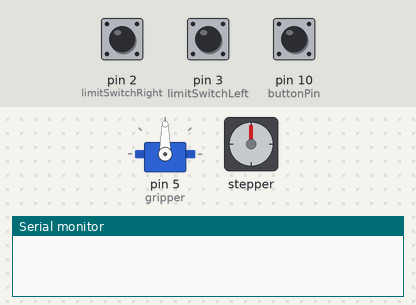
The sketch below on a simulated Arduino Uno, built with avr-gcc and run on an emulated ATmega328P. On the bench: servo, stepper motor, the last lines printed to the serial monitor. The inputs (shaded band) are chosen by the test bench; at power-on: pin 10 (buttonPin) HIGH, pin 2 (limitSwitchRight) HIGH, pin 3 (limitSwitchLeft) HIGH. Stepper angles assume 200 steps per turn.

Above: at 1.2 s.
1.3 s: pin 10 (buttonPin) pulled LOW for 0.15 s
At 4.45 s:
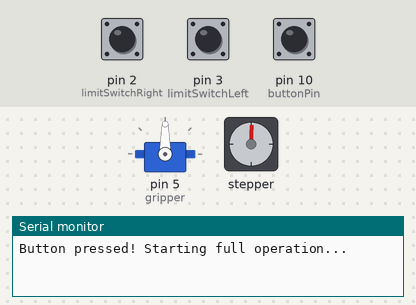
At 5.05 s:
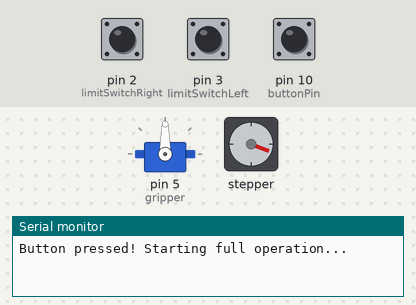
7.4 s: pin 10 (buttonPin) pulled LOW for 3.2 s
At 7.68 s:
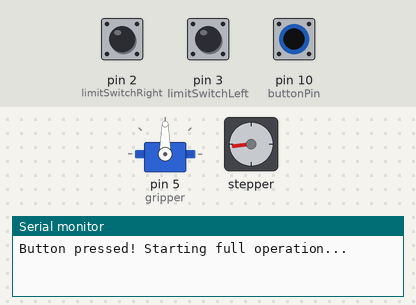
Timing chart, 0 to 18.5 s (numbered marks = the images above; inputs shaded):
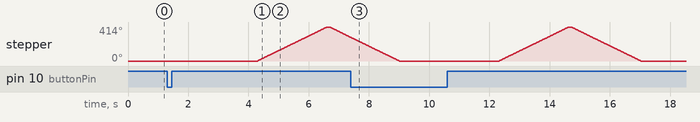

Measured:
- after the input at 1.3 s, stepper: turns 414° clockwise in 2.3 s, then 126° counter-clockwise in 0.69 s

The sketch:

FinalFullCNC.ino
```cpp
#include <Stepper.h>
#include <Servo.h>

// Define steps per revolution for the motors
#define STEPS_PER_REV 200

// Predefined positions for shelves and spice boxes
const int shelfPositions[] = {0, 700, 3900}; // Vertical positions (Home, Shelf 1, Shelf 2)
const int spiceBoxPositionsUpper[] = {0, 300, 650, 1050}; // Horizontal positions for upper shelf

// Stepper motor objects (6 motors with different pin assignments)

// Initialize the stepper library for two motors
Stepper motorRight(STEPS_PER_REV, 22, 23, 24, 25); // Motor 1 (Right) pins
Stepper motorLeft(STEPS_PER_REV, 28, 29, 30, 31);  // Motor 2 (Left) pins

Stepper stepper_telescopic(STEPS_PER_REV, 38, 39, 40, 41);
Stepper stepper_rotational(STEPS_PER_REV, 32, 33, 34, 35);
Stepper stepper_left_elevated(STEPS_PER_REV, 44, 45, 46, 47);
Stepper stepper_left_ground(STEPS_PER_REV, 50, 51, 52, 53);

// Limit switch pins
const int limitSwitchRight = 2;
const int limitSwitchLeft = 3;

// Flags to indicate when a limit switch is triggered
volatile bool rightMotorTriggered = false;
volatile bool leftMotorTriggered = false;

// Servo motor for the gripper
Servo gripper;

// Button pin
const int buttonPin = 10; // Connect your button to digital pin 10
int buttonState = 0; // Variable to store the button state

void setup() {

  // Set speed for both motors
  motorRight.setSpeed(80); // Set Motor 1 (Right) speed in RPM
  motorLeft.setSpeed(80);  // Set Motor 2 (Left) speed in RPM
  stepper_left_elevated.setSpeed(30); // Set Motor 5 speed in RPM
  stepper_telescopic.setSpeed(30);
  stepper_left_ground.setSpeed(30);
  stepper_rotational.setSpeed(30);
  // Attach servo motor
  gripper.attach(5); // Servo connected to pin 5

  // Set limit switches as input with pull-up resistors
  pinMode(limitSwitchRight, INPUT_PULLUP);
  pinMode(limitSwitchLeft, INPUT_PULLUP);
  pinMode(buttonPin, INPUT_PULLUP);

  // Attach interrupts to limit switches
  attachInterrupt(digitalPinToInterrupt(limitSwitchRight), rightSwitchISR, FALLING);
  attachInterrupt(digitalPinToInterrupt(limitSwitchLeft), leftSwitchISR, FALLING);

  // Initialize serial communication for debugging
  Serial.begin(9600);
}

void loop() {
  // Read the button state
  buttonState = digitalRead(buttonPin);

  if (buttonState == LOW) { // Button pressed (LOW if using INPUT_PULLUP)
    Serial.println("Button pressed! Starting full operation...");
    delay (3000);

    //do_all_things(2,3,1);
    stepper_rotational.step(230);
    delay(85);
    stepper_rotational.step(-230);
    // Small debounce delay to prevent re-triggering
    delay(300);
  }

  //gripperAction( 1);
}
void do_all_things(int shelf, int box ,int mode){
  //startgripperingSequence(shelf,box);
  //centerLeftelevated(box);
  //moveLeftGroundMotorground(1500);
  gripperAction( mode);


}
// Interrupt Service Routine for the right limit switch
void rightSwitchISR() {
  rightMotorTriggered = true;
}

// Interrupt Service Routine for the left limit switch
void leftSwitchISR() {
  leftMotorTriggered = true;
}

// Function to move both motors to their home positions
void homeBothMotors() {
  Serial.println("Homing both motors...");

  // Reset flags to ensure correct operation
  rightMotorTriggered = false;
  leftMotorTriggered = false;

  // Move motors until limit switches are triggered
  while (!rightMotorTriggered || !leftMotorTriggered) {
    if (!rightMotorTriggered) {
      motorRight.step(5); // Move Right motor CCW (toward home position)
    }
    if (!leftMotorTriggered) {
      motorLeft.step(5); // Move Left motor CCW (toward home position)
    }
    delay(10); // Small delay for smooth operation
  }
  Serial.println("Both motors homed.");
}

// Function to move both motors simultaneously
void moveTogether(int steps, bool up) {
  Serial.println(up ? "Moving both motors up..." : "Moving both motors down...");

  int increment = 10; // Small step size for smoother movement
  int totalSteps = abs(steps);

  for (int i = 0; i < totalSteps; i += increment) {
    int direction = up ? -1 : 1; // CW for up, CCW for down
    motorRight.step(direction * increment); // Move right motor
    motorLeft.step(direction * increment);  // Move left motor

    delay(5); // Short delay to synchronize movement
  }
}

// Function to move the left elevated motor horizontally
void moveLeftElevatedMotor(int steps) {
  Serial.print("Moving left_elevated Motor horizontally by steps: ");
  Serial.println(steps);

  int direction = steps > 0 ? -1 : 1; // Determine direction based on steps
  stepper_left_elevated.step(direction * abs(steps));

  Serial.println("Horizontal movement complete.");
}

// Function to move to a specific spice position
void moveToSpicePosition(int shelf, int box) {
  Serial.print("Moving to Shelf: ");
  Serial.print(shelf);
  Serial.print(", Box: ");
  Serial.println(box);

  // Home motors before moving to ensure accuracy
  homeBothMotors();

  // Move vertically to the specified shelf
  if (shelf >= 1 && shelf < sizeof(shelfPositions) / sizeof(shelfPositions[0])) {
    moveTogether(shelfPositions[shelf], true);
  } else {
    Serial.println("Invalid shelf position!");
    return;
  }

  // Move horizontally to the specified box
  if (box >= 0 && box < sizeof(spiceBoxPositionsUpper) / sizeof(spiceBoxPositionsUpper[0])) {
    moveLeftElevatedMotor(spiceBoxPositionsUpper[box]);
  } else {
    Serial.println("Invalid box position!");
    return;
  }

  Serial.println("Reached spice position.");
}

// Function to start the full operation sequence
void startgripperingSequence(int shelf, int box) {
  Serial.println("Starting operation sequence...");
  // Additional steps, e.g., moving to a spice position
  moveToSpicePosition(shelf, box);
  // Open servo to grip position
  gripper.write(70); // Open to 60 degrees
  delay(1000);       // Wait for servo to fully move
  // Move stepper motor forward
  stepper_telescopic.step(12000); // Move forward 1000 steps
  delay(1000); // Ensure movement completion
  // Close servo to release position
  gripper.write(55); // Return to 55 degrees
  delay(1000);       // Wait for servo to fully move
  // Move stepper motor backward
  stepper_telescopic.step(-12000); // Move backward 1000 steps
  delay(1000);
  Serial.println("Operation sequence complete.");
}

// Function to move the left ground motor horizontally
void moveLeftGroundMotorground(int steps) {
  Serial.print("Moving left_elevated Motor horizontally by steps: ");
  Serial.println(steps);
  int direction = steps > 0 ? -1 : 1; // Determine direction based on steps
  stepper_left_ground.step(direction * abs(steps));
  Serial.println("Horizontal movement complete.");
}

void centerLeftelevated(int box) {
  // Array of step values for each box (index corresponds to the box value)
  int steps[] = {-550, -250, 100, 550};

  // Check if the box value is valid (between 0 and 3)
  if (box >= 0 && box < sizeof(steps) / sizeof(steps[0])) {
    Serial.print("Centering left elevated motor by ");
    Serial.print(steps[box]);
    Serial.println(" steps.");
    stepper_left_elevated.step(steps[box]);
    Serial.println("Motor movement complete.");
  } else {
    Serial.println("Invalid box value!");
  }
}

// Function to perform the gripper action based on the input mode
void gripperAction(int mode) {
  int steps = 230;     // Fixed steps for movement
  int delayTime = 85;  // Default delay time

  // Adjust delay and repetitions based on the mode
  int repetitions = 1; // Default repetitions
  if (mode == 2) {
    delayTime = 130; // Longer delay
  } else if (mode == 3) {
    delayTime = 130; // Longer delay
    repetitions = 2; // Perform action twice
  }

  // Execute the action based on repetitions
  for (int i = 0; i < repetitions; i++) {
    // Move forward to release salt
    stepper_rotational.step(steps);
    delay(delayTime);

    // Move backward to return to the initial position
    stepper_rotational.step(-steps);
    delay(delayTime);

    // Debugging output for each repetition
    Serial.print("Gripper action mode ");
    Serial.print(mode);
    Serial.print(", repetition ");
    Serial.println(i + 1);
  }
  // Debugging output after completion
  Serial.println("Gripper action completed.");
}
```
